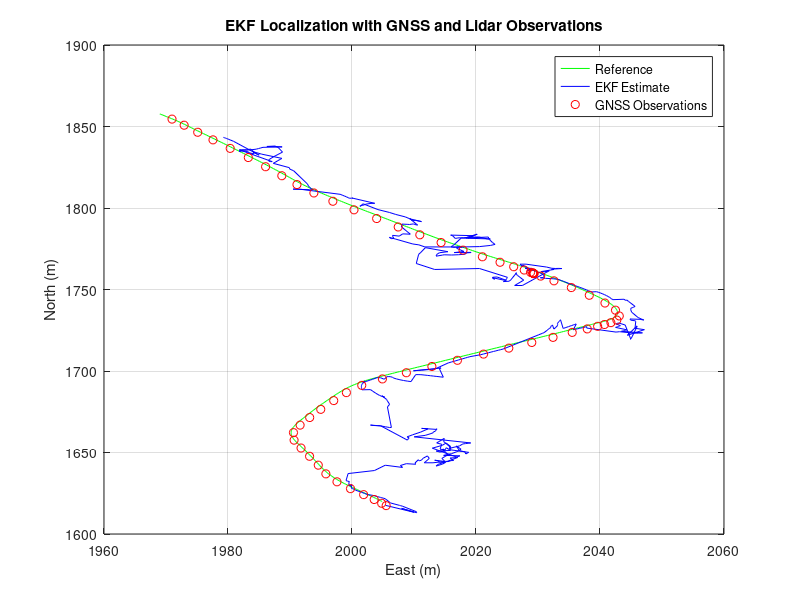

Reproduce this figure in MATLAB.
clear;
close all;

% Load data
load("data.mat");

% PUT DISPLAY = FALSE TO DELETE THE DATA ASSOCIATION PROCESS DISPLAY
display = false;

% Initialize EKF variables
% Initial state: x, y, theta, v, omega
x = [gnss(1).x; gnss(1).y; gnss(1).heading; v(1); omega(1)];
P = diag([0.5, 0.5, 0.1, 0.1, 0.1]); % Initial covariance

% Noise matrices
Q = diag([0.01, 0.01, 0.001, 0.01, 0.001]); % Process noise
R_gnss = diag([0.2, 0.2, 0.01]); % GNSS observation noise
R_lidar = diag([0.1, 0.1]); % Lidar observation noise

% Time step
dt = mean(diff(t));

% Storage for EKF estimates
ekf_estimates = zeros(length(t), 5); % Storing all state variables
ekf_estimates(1, :) = x';
lidar_observations = [];

% EKF loop
for k = 2:length(t)
    % Prediction Step
    % State prediction
    x = [x(1) + x(4) * dt * cos(x(3));
         x(2) + x(4) * dt * sin(x(3));
         x(3) + x(5) * dt;
         v(k);
         omega(k);];

    % Jacobian of the state transition function
    F = [1, 0, -x(4) * dt * sin(x(3)), dt * cos(x(3)), 0;
         0, 1, x(4) * dt * cos(x(3)), dt * sin(x(3)), 0;
         0, 0, 1, 0, dt;
         0, 0, 0, 1, 0;
         0, 0, 0, 0, 1];

    % Covariance prediction
    P = F * P * F' + Q;

    % Correction Step with GNSS
    if ~isnan(gnss(k).x)
        z_gnss = [gnss(k).x; gnss(k).y; gnss(k).heading];
        C_gnss = zeros(3, 5);
        C_gnss(1:3, 1:3) = eye(3); % Observation Jacobian matrix for GNSS
        z_pred_gnss = C_gnss * x; % Predicted GNSS measurement
        K_gnss = P * C_gnss' / (C_gnss * P * C_gnss' + R_gnss); % Kalman gain for GNSS
        x = x + K_gnss * (z_gnss - z_pred_gnss); % State update with GNSS
        P = (eye(size(P)) - K_gnss * C_gnss) * P; % Covariance update for GNSS
    end

    % NN data fusion algo
    n_landmarks = length(poles_obs(k).x);
    x_map = [];
    y_map = [];
    x_lidar_map = [];
    y_lidar_map = [];

    for i = 1:n_landmarks
        % Calculer la position des pôles dans le cadre véhicule (par rapport à la position du robot)
        x_lidar_map(i) = x(1) + cos(x(3)) * poles_obs(k).x(i) - sin(x(3)) * poles_obs(k).y(i);
        y_lidar_map(i) = x(2) + sin(x(3)) * poles_obs(k).x(i) + cos(x(3)) * poles_obs(k).y(i);
    end

    % Pour chaque point LiDAR, calculer la distance par rapport aux points de la carte
    for i = 1:n_landmarks
        % Calculer la distance entre le point LiDAR et tous les points de la carte
        distances = sqrt((map(:, 1) - x_lidar_map(i)).^2 + (map(:, 2) - y_lidar_map(i)).^2);

        % Trouver l'indice du pôle de la carte le plus proche
        [~, idx] = min(distances);

        % Sauvegarder l'association
        x_map(i) = map(idx, 1);  % coordonnées X de la carte associée
        y_map(i) = map(idx, 2);  % coordonnées Y de la carte associée
    end

    % Display
    if display && ~isempty(x_map)
        clf;
        hold on;

        plot(x_lidar_map, y_lidar_map, 'ro', 'DisplayName', 'LiDAR Detections');
        plot(x(1), x(2), 'bo', 'DisplayName', 'Robot Position');
        plot(x_map, y_map, 'go', 'DisplayName', 'Map Pole Position Selected');
        plot([ref.x], [ref.y], 'v-', 'DisplayName', 'Reference');

        legend;
        title('Association LiDAR Detections with Map Points');
        xlabel('East (m)');
        ylabel('North (m)');
        grid on;
        pause(0.1);
    end


    % Correction Step with Lidar
    if ~isempty(x_map)
        z_lidar = [];
        z_pred_lidar = [];
        C_lidar = zeros(2 * n_landmarks, 5);

        for i = 1:n_landmarks
            r = sqrt(poles_obs(k).x(i)^2 + poles_obs(k).y(i)^2);
            bearing = atan2(poles_obs(k).y(i), poles_obs(k).x(i));


            % ------------------------------------
            % Line to delete LiDAR obs computation
            %delta_x = x_map(i) - x(1);
            %delta_y = y_map(i) - x(2);
            %r = sqrt(delta_x^2 + delta_y^2);
            %bearing = atan2(delta_y, delta_x) - x(3);
            % ------------------------------------

            % Lidar measurements in polar coordinates
            z_lidar = [z_lidar; r; bearing];

            % Predicted Lidar measurement
            delta_x = x_map(i) - x(1);
            delta_y = y_map(i) - x(2);
            r_pred = sqrt(delta_x^2 + delta_y^2);
            bearing_pred = atan2(delta_y, delta_x) - x(3);
            z_pred_lidar = [z_pred_lidar; r_pred; bearing_pred];

            % Jacobian matrix for Lidar
            row_idx = 2 * (i - 1) + 1;
            C_lidar(row_idx, 1) = -(delta_x / r_pred);
            C_lidar(row_idx, 2) = -(delta_y / r_pred);
            C_lidar(row_idx, 3) = 0;

            C_lidar(row_idx + 1, 1) = delta_y / (r_pred^2);
            C_lidar(row_idx + 1, 2) = -delta_x / (r_pred^2);
            C_lidar(row_idx + 1, 3) = -1;
        end

        % Kalman gain for Lidar
        R_lidar_full = kron(eye(n_landmarks), R_lidar);
        K_lidar = P * C_lidar' / (C_lidar * P * C_lidar' + R_lidar_full);

        % State update with Lidar
        x = x + K_lidar * (z_lidar - z_pred_lidar);

        % Covariance update for Lidar
        P = (eye(size(P)) - K_lidar * C_lidar) * P;

        % Convert range and bearing to Cartesian for visualization
        for i = 1:n_landmarks
            range = z_lidar(2 * (i - 1) + 1);
            bearing = z_lidar(2 * (i - 1) + 2);
            obs_x = x(1) + range * cos(bearing + x(3));
            obs_y = x(2) + range * sin(bearing + x(3));
        end
    end

    % Save EKF estimate for visualization
    ekf_estimates(k, :) = x';
end

% Plot results
figure;
plot([ref.x], [ref.y], 'g-', 'DisplayName', 'Reference');
hold on;
plot(ekf_estimates(:, 1), ekf_estimates(:, 2), 'b-', 'DisplayName', 'EKF Estimate');
plot([gnss.x], [gnss.y], 'ro', 'DisplayName', 'GNSS Observations');
legend;
title('EKF Localization with GNSS and Lidar Observations');
xlabel('East (m)');
ylabel('North (m)');
grid on;
